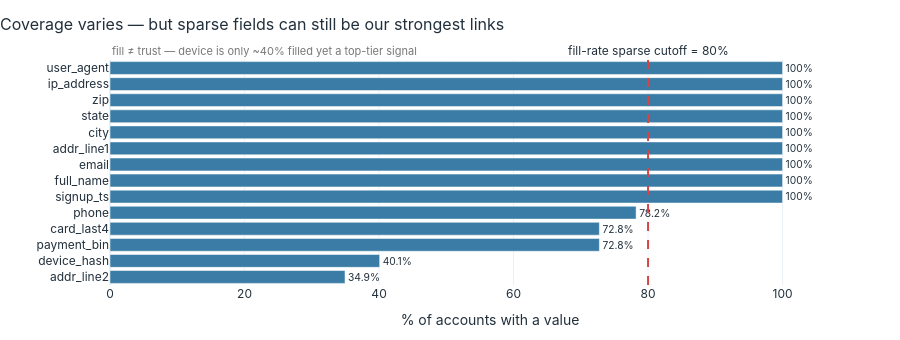

The code cell stored with this chart in its notebook:
### Markdown cell above
## 1. Data coverage — which signals can we even trust?

The deciding number is the **collision hub**: when a value is shared, by how many accounts?
**Small hub = trustworthy** (a device shared by 3 = one person). **Big hub = junk** (an IP shared by 46 = an office; a user-agent by 2,204 = "Chrome").

### Code cell
# STORY PLOT: fill rate — sparse fields can still be the strongest links (fill != trust)
fill = (df.drop(columns=["account_id"]).ne("").sum() / N * 100).sort_values()
fr = fill.reset_index(); fr.columns = ["field","fill_pct"]
fig = px.bar(fr, x="fill_pct", y="field", orientation="h", text=fr["fill_pct"].round(1),
             title="Coverage varies — but sparse fields can still be our strongest links")
fig.update_traces(texttemplate="%{text}%", textposition="outside", cliponaxis=False, marker_color=SINGLE_BAR,
                  hovertemplate="%{y}: %{x:.1f}% filled<extra></extra>")
fig.add_vline(x=80, line_dash="dash", line_color=ACCENT,
              annotation_text="fill-rate sparse cutoff = 80%", annotation_position="top")
fig.add_annotation(x=0, y=1.0, xref="paper", yref="paper", yanchor="bottom", xanchor="left", showarrow=False,
    font=dict(size=11, color="#777"), text="fill ≠ trust — device is only ~40% filled yet a top-tier signal")
fig.update_layout(height=H_SHORT, xaxis_title="% of accounts with a value", yaxis_title="", xaxis_range=[0,113])
fig

### Figure 1 — Plotly figure (JSON) as saved in the notebook; plotly's stock layout.template omitted (floating-point values rounded to 4 significant figures)
{"data": [{"cliponaxis": false, "hovertemplate": "%{y}: %{x:.1f}% filled<extra></extra>", "legendgroup": "", "marker": {"color": "#3A7CA5", "pattern": {"shape": ""}}, "name": "", "orientation": "h", "showlegend": false, "text": [34.9, 40.1, 72.8, 72.8, 78.2, 100.0, 100.0, 100.0, 100.0, 100.0, 100.0, 100.0, 100.0, 100.0], "textposition": "outside", "texttemplate": "%{text}%", "type": "bar", "x": [34.94, 40.09, 72.76, 72.76, 78.22, 100.0, 100.0, 100.0, 100.0, 100.0, 100.0, 100.0, 100.0, 100.0], "xaxis": "x", "y": ["addr_line2", "device_hash", "payment_bin", "card_last4", "phone", "signup_ts", "full_name", "email", "addr_line1", "city", "state", "zip", "ip_address", "user_agent"], "yaxis": "y"}], "layout": {"annotations": [{"showarrow": false, "text": "fill-rate sparse cutoff = 80%", "x": 80, "xanchor": "center", "xref": "x", "y": 1, "yanchor": "bottom", "yref": "y domain"}, {"font": {"color": "#777", "size": 11}, "showarrow": false, "text": "fill ≠ trust — device is only ~40% filled yet a top-tier signal", "x": 0, "xanchor": "left", "xref": "paper", "y": 1.0, "yanchor": "bottom", "yref": "paper"}], "barmode": "relative", "height": 340, "legend": {"tracegroupgap": 0}, "shapes": [{"line": {"color": "#D64545", "dash": "dash"}, "type": "line", "x0": 80, "x1": 80, "xref": "x", "y0": 0, "y1": 1, "yref": "y domain"}], "title": {"text": "Coverage varies — but sparse fields can still be our strongest links"}, "xaxis": {"anchor": "y", "domain": [0.0, 1.0], "range": [0, 113], "title": {"text": "% of accounts with a value"}}, "yaxis": {"anchor": "x", "domain": [0.0, 1.0], "title": {"text": ""}}}}
